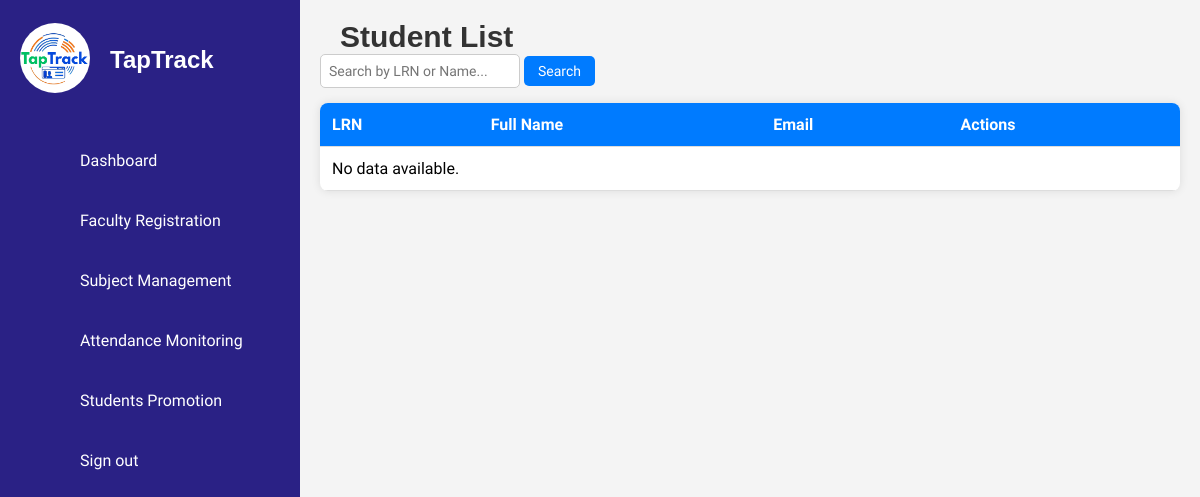
/ISIERA/details_student.php, run on an earlier commit of the app's database.
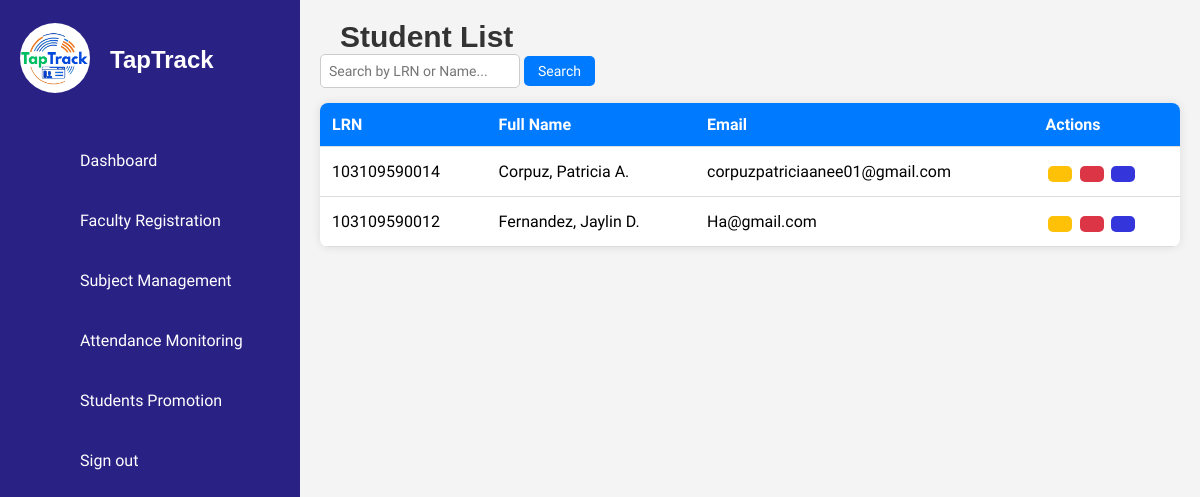
And on a later commit of the database.
### tables this page shows
CREATE TABLE `students` (
  `id` int(11) NOT NULL,
  `first_name` varchar(50) NOT NULL,
  `middle_name` varchar(50) DEFAULT NULL,
  `last_name` varchar(50) NOT NULL,
  `lrn` varchar(12) NOT NULL,
  `date_of_birth` date NOT NULL,
  `gender` enum('Male','Female') NOT NULL,
  `citizenship` varchar(50) NOT NULL,
  `address` text NOT NULL,
  `contact_number` varchar(15) NOT NULL,
  `email` varchar(100) NOT NULL,
  `guardian_name` varchar(100) NOT NULL,
  `guardian_contact` varchar(15) NOT NULL,
  `guardian_address` varchar(250) NOT NULL,
  `guardian_relationship` varchar(50) NOT NULL,
  `elementary_school` varchar(100) NOT NULL,
  `year_graduated` year(4) NOT NULL,
  `birth_certificate` varchar(255) NOT NULL,
  `id_photo` varchar(255) NOT NULL,
  `good_moral` varchar(255) DEFAULT NULL,
  `student_signature` varchar(255) NOT NULL,
  `section` varchar(50) DEFAULT NULL,
  `school_year` varchar(9) NOT NULL,
  `grade_level` varchar(20) DEFAULT NULL,
  `student_type` enum('Regular Student','STI Student') DEFAULT NULL,
  `verified_at` timestamp NOT NULL DEFAULT current_timestamp(),
  `created_at` timestamp NOT NULL DEFAULT current_timestamp(),
  `rfid` varchar(50) DEFAULT NULL,
  `mobile_verified` tinyint(1) DEFAULT 0
);

### ISIERA/details_student.php (the view, shortened to what this page needs)
<?php
include('db_connection.php');
$query = "SELECT lrn,
    CONCAT(
        UPPER(LEFT(last_name, 1)), LOWER(SUBSTRING(last_name, 2)), ', ',
        UPPER(LEFT(first_name, 1)), LOWER(SUBSTRING(first_name, 2)), ' ',
        UPPER(LEFT(middle_name, 1)), '.'
    ) AS fullname,
    email, student_type
    FROM students
    WHERE 1=1";
$query .= " ORDER BY last_name ASC, first_name ASC, middle_name ASC";
$result = mysqli_query($conn, $query);
$students = [];
if (mysqli_num_rows($result) > 0) {
    $students = mysqli_fetch_all($result, MYSQLI_ASSOC);
}
?>
<!DOCTYPE html>
<html lang="en">
<head>
    <link rel="stylesheet" href="assets/css/style.css">
</head>
<body>
<?php include('sidebar.php'); ?>
<div class="main-content">
    <h2>Student List</h2>
    <div class="search-container">
        <div class="left-search">
            <form id="searchForm" onsubmit="return handleSearch(event)">
                <input type="text" id="searchInput" placeholder="Search by LRN or Name...">
                <button type="submit">Search</button>
            </form>
        </div>
    </div>
    <table class="student-table" id="studentTable">
        <thead>
            <tr>
                <th>LRN</th>
                <th>Full Name</th>
                <th>Email</th>
                <th class="actions-header" style="position: relative;">
                    <div class="header-content">
                        <span>Actions</span>
                    </div>
                </th>
            </tr>
        </thead>
        <tbody id="studentTableBody">
            <?php if (!empty($students)): ?>
                <?php foreach ($students as $student): ?>
                    <tr data-type="<?= strtolower($student['student_type']) ?>">
                        <td><?= $student['lrn'] ?></td>
                        <td><?= $student['fullname'] ?></td>
                        <td><?= $student['email'] ?></td>
                        <td>
                            <button class='edit' title="Edit" onclick='redirectToStudentInfo("<?= $student['lrn'] ?>", "edit")'>
                            </button>
                            <button class='archive' title="Archive" onclick='archiveStudent("<?= $student['lrn'] ?>")'>
                            </button>
                            <button class='view' title="View" onclick='redirectToStudentInfo("<?= $student['lrn'] ?>", "view")'>
                            </button>
                        </td>
                    </tr>
                <?php endforeach; ?>
            <?php else: ?>
                <tr id="noDataRow"><td colspan="4">No data available.</td></tr>
            <?php endif; ?>
        </tbody>
    </table>
</div>
</body>
</html>

What changed in the data, as far as the page shows it:
added students: lrn "103109590014", fullname "Corpuz, Patricia A.", email "corpuzpatriciaanee01@gmail.com"
added students: lrn "103109590012", fullname "Fernandez, Jaylin D.", email "Ha@gmail.com"
Also different on the page:
text no longer shown: "No data available."
